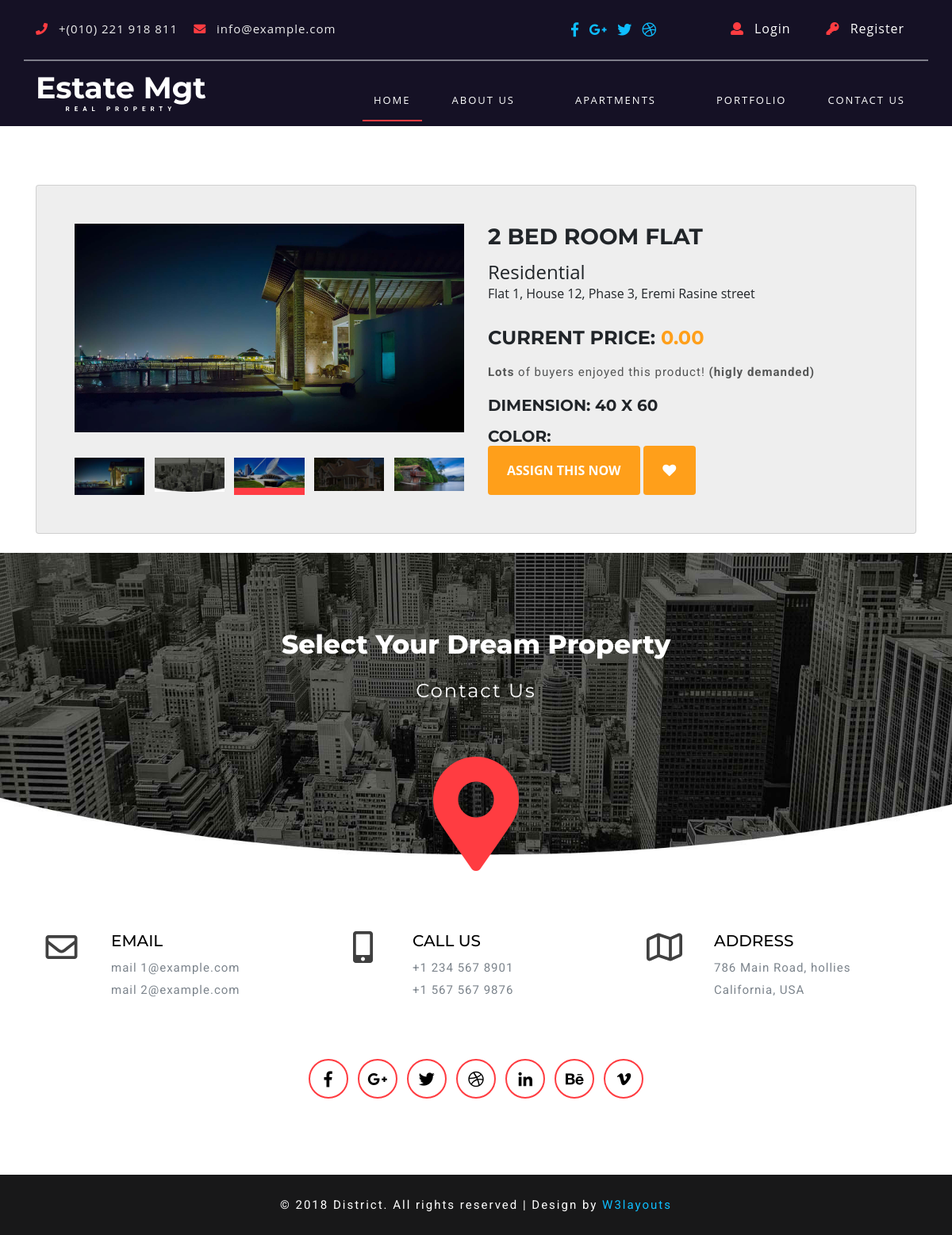
/apartments/apartment_detail/2/, run on the app's committed database.
### apartments/models.py (models this page shows, shortened)
class Apartment(models.Model):
    apartment_category = models.CharField(
        max_length=15, choices=ApartmentCategory)
    apartment_type = models.ForeignKey(ApartmentType, on_delete=models.CASCADE)
    price = models.DecimalField(
        decimal_places=2, default='00.00', max_digits=20)
    phase = models.IntegerField()
    street = models.ForeignKey(Street, on_delete=models.CASCADE)
    compound = models.CharField(max_length=100)
    flat_number = models.IntegerField()
    status = models.CharField(
        max_length=15, choices=ApartmentStatus, default='free')
    date_created = models.DateTimeField(auto_now_add=True)
    created_by = models.ForeignKey(User, on_delete=models.CASCADE)

class ApartmentType(models.Model):
    title = models.CharField(max_length=100, unique=True)
    description = models.TextField(blank=True, null=True)
    date_created = models.DateTimeField(auto_now_add=True)
    created_by = models.ForeignKey(User, on_delete=models.CASCADE)

class Street(models.Model):
    title = models.CharField(max_length=225)
    date_created = models.DateTimeField(auto_now_add=True)
    created_by = models.ForeignKey(User, on_delete=models.CASCADE)
    def __str__(self):
        return self.title

### apartments/views.py (the view)
def apartment_detail_view(request, id):
    apartment = Apartment.objects.get(id=id)
    context = {'apartment': apartment}
    return render(request, 'apartments/apartment_detail.html', context)

### templates/apartments/apartment_detail.html (shortened to what this page needs)
{% extends 'base.html' %}
{% block content %}
<link rel="stylesheet" href="/static/css/product_detail.css">
<div class="container">
  <div class="card">
    <div class="container-fliud">
      <div class="wrapper row">
        <div class="preview col-md-6">
          <div class="preview-pic tab-content">
            <div class="tab-pane active" id="pic-1"><img src="/static/images/1.jpg" /></div>
          </div>
          <ul class="preview-thumbnail nav nav-tabs">
            <li class="active"><a data-target="#pic-1" data-toggle="tab"><img src="/static/images/1.jpg" /></a></li>
            <li><a data-target="#pic-2" data-toggle="tab"><img src="/static/images/bg3.jpg" /></a></li>
            <li><a data-target="#pic-3" data-toggle="tab"><img src="/static/images/bb2.jpg" /></a></li>
            <li><a data-target="#pic-4" data-toggle="tab"><img src="/static/images/bg2.jpg" /></a></li>
            <li><a data-target="#pic-5" data-toggle="tab"><img src="/static/images/bg.jpg" /></a></li>
          </ul>
        </div>
        <div class="details col-md-6">
          <h3 class="product-title">{{apartment.apartment_type.title}}</h3>
          <div class="rating">
            <span style="font-size: x-large;" class="review-no">{{apartment.apartment_category|capfirst}}</span> <br>
            <span class="review-no">
              Flat {{apartment.flat_number}}, House {{apartment.compound}}, Phase {{apartment.phase}},
              {{apartment.street|capfirst}} street
            </span>
          </div>
          <h4 class="price">current price: <span>{{apartment.price}}</span></h4>
          <p class="vote"><strong>Lots</strong> of buyers enjoyed this product! <strong>(higly demanded)</strong></p>
          <h5 class="sizes">Dimension:
            40 X 60
          </h5>
          <h5 class="colors">color:
          </h5>
          <div class="action">
            <button class="add-to-cart btn btn-default" type="button">Assign this Now</button>
            <button class="like btn btn-default" type="button"><span class="fa fa-heart"></span></button>
          </div>
        </div>
      </div>
    </div>
  </div>
</div>
 <br>
{% endblock content %}

### templates/base.html (shortened to what this page needs)
<!DOCTYPE html>
<html lang="en">
<head>
    {% include 'base_files/css.html' %}
</head>
<body>
	{% include 'base_files/navbar.html' %}
    <br>
    {% block content %}
    {% endblock content %}
    {% include 'base_files/footer.html' %}
    {% include 'base_files/js.html' %}
</body>
</html>

### templates/base_files/css.html (shortened to what this page needs)
{% load static %}
<link rel="stylesheet" href="{% static 'css/bootstrap.css' %}">
<link rel="stylesheet" href="{% static 'css/style.css' %}" type="text/css" media="all" />
<link rel="stylesheet" href="{% static 'css/fontawesome-all.css' %}">

### templates/base_files/navbar.html (shortened to what this page needs)
<header style="background-color: rgba(21, 12, 51, 0.931);">
    <div class="header_topw3layouts_bar">
        <div class="container">
            <div class="row border-bottom py-lg-4 py-3">
                <div class="col-xl-7 col-lg-6 header_agileits_left">
                    <ul>
                        <li class="mr-3">
                            <i class="fas fa-phone mr-2"></i> +(010) 221 918 811</li>
                        <li>
                            <i class="fas fa-envelope mr-2"></i>
                            <a href="mailto:info@example.com">info@example.com</a>
                        </li>
                    </ul>
                </div>
                <div class="col-xl-5 col-lg-6 header_right text-center mt-lg-0 mt-2">
                    <div class="row">
                        <div class="col-4 w3social-icons">
                            <ul>
                                <li>
                                    <a href="#" class="rounded-circle">
                                        <i class="fab fa-facebook-f"></i>
                                    </a>
                                </li>
                                <li class="px-2">
                                    <a href="#" class="rounded-circle">
                                        <i class="fab fa-google-plus-g"></i>
                                    </a>
                                </li>
                                <li>
                                    <a href="#" class="rounded-circle">
                                        <i class="fab fa-twitter"></i>
                                    </a>
                                </li>
                                <li class="pl-2">
                                    <a href="#" class="rounded-circle">
                                        <i class="fab fa-dribbble"></i>
                                    </a>
                                </li>
                            </ul>
                        </div>
                        {% if request.user.is_authenticated %}
                        <div class="col-8 header-loginw3ls text-lg-right text-center">
                            <i class="fas fa-user mr-2"></i>
                            <a style="color: white;" class="dropdown-toggle" type="button"
                                data-bs-toggle="dropdown" aria-expanded="false"
                            >
                                {{request.user.email}}
                              </a>
                              <ul class="dropdown-menu">
                                <li>
                                    <a style="color: black;" class="dropdown-item" href="#" data-toggle="modal"
                                        data-target="#changePassword">
                                        Change Password
                                    </a>
                                </li>
                                <li><hr class="dropdown-divider"></li>
                                <li><a style="color: black;" class="dropdown-item" href="{% url 'auth_logout' %}">Logout</a></li>
                              </ul>
                        </div>
                        {% else %}
                        <div class="col-4 header-loginw3ls text-lg-right text-center">
                            <a href="#" class="log" data-toggle="modal" data-target="#exampleModalCenter1">
                                <i class="fas fa-user mr-2"></i> Login
                            </a>
                        </div>
                        <div class="col-4 header-loginw3ls">
                            <a href="{% url 'auth_register' %}" class="log" data-toggle="modal" data-target="#exampleModalCenter2">
                                <i class="fas fa-key mr-2"></i> Register
                            </a>
                        </div>
                        {% endif %}
                    </div>
                </div>
            </div>
            <nav class="navbar navbar-expand-lg navbar-light bg-light">
                <a class="navbar-brand" href="{% url 'home' %}">Estate Mgt
                    <span>Real Property</span>
                </a>
                <div class="collapse navbar-collapse" id="navbarSupportedContent">
                    <ul class="navbar-nav ml-auto">
                        <li class="nav-item active">
                            <a class="nav-link" href="{% url 'home' %}">Home
                            </a>
                        </li>
                        <li class="nav-item mx-xl-4 mx-lg-3 my-lg-0 my-3">
                            <a class="nav-link" href="{% url 'about_us' %}">About Us</a>
                        </li>
                        <li class="nav-item mx-xl-4 mx-lg-3 my-lg-0 my-3">
                            <a class="nav-link" href="{% url 'apartment_list' %}">Apartments</a>
                        </li>
                        <li class="nav-item mx-xl-4 mx-lg-3 my-lg-0 my-3">
                            <a class="nav-link" href="">Portfolio</a>
                        </li>
                        <li class="nav-item">
                            <a class="nav-link" href="{% url 'contact_us' %}">Contact Us</a>
                        </li>
                    </ul>
                </div>
            </nav>
        </div>
    </div>
</header>

### templates/base_files/footer.html
<div class="footer-top py-5 text-center">
    <div class="container py-xl-5 py-lg-3">
        <h2 class="text-white mb-4">Select Your Dream Property</h2>
        <h5 class="text-white mb-sm-5 mb-4 pb-sm-5 pb-4">Contact Us</h5>
        <i class="fas fa-map-marker-alt"></i>
    </div>
</div>
<div class="footer py-5 text-center">
    <div class="container py-xl-5 py-lg-3">
        <div class="address row mb-4">
            <div class="col-lg-4 address-grid">
                <div class="row address-info">
                    <div class="col-md-3 address-left text-center">
                        <i class="far fa-envelope"></i>
                    </div>
                    <div class="col-md-9 address-right text-left">
                        <h6 class="ad-info text-uppercase mb-2">Email</h6>
                        <p>
                            <a href="mailto:example@email.com"> mail 1@example.com</a>
                        </p>
                        <p>
                            <a href="mailto:example@email.com"> mail 2@example.com</a>
                        </p>
                    </div>
                </div>
            </div>
            <div class="col-lg-4 address-grid my-lg-0 my-4">
                <div class="row address-info">
                    <div class="col-md-3 address-left text-center">
                        <i class="fas fa-mobile-alt"></i>
                    </div>
                    <div class="col-md-9 address-right text-left">
                        <h6 class="ad-info text-uppercase mb-2">call us</h6>
                        <p>+1 234 567 8901</p>
                        <p>+1 567 567 9876</p>
                    </div>
                </div>
            </div>
            <div class="col-lg-4 address-grid">
                <div class="row address-info">
                    <div class="col-md-3 address-left text-center">
                        <i class="far fa-map"></i>
                    </div>
                    <div class="col-md-9 address-right text-left">
                        <h6 class="ad-info text-uppercase mb-2">Address</h6>
                        <p> 786 Main Road, hollies</p>
                        <p> California, USA</p>
                    </div>
                </div>
            </div>
        </div>
        <div class="w3social-icons-footer text-center pt-sm-5 pt-3">
            <ul>
                <li>
                    <a href="#" class="rounded-circle">
                        <i class="fab fa-facebook-f"></i>
                    </a>
                </li>
                <li class="px-2">
                    <a href="#" class="rounded-circle">
                        <i class="fab fa-google-plus-g"></i>
                    </a>
                </li>
                <li>
                    <a href="#" class="rounded-circle">
                        <i class="fab fa-twitter"></i>
                    </a>
                </li>
                <li class="px-2">
                    <a href="#" class="rounded-circle">
                        <i class="fab fa-dribbble"></i>
                    </a>
                </li>
                <li>
                    <a href="#" class="rounded-circle">
                        <i class="fab fa-linkedin-in"></i>
                    </a>
                </li>
                <li class="px-2">
                    <a href="#" class="rounded-circle">
                        <i class="fab fa-behance"></i>
                    </a>
                </li>
                <li class="">
                    <a href="#" class="rounded-circle">
                        <i class="fab fa-vimeo-v"></i>
                    </a>
                </li>
            </ul>
        </div>
    </div>
</div>
<div class="copy_right py-4 text-center">
    <p class="text-white">© 2018 District. All rights reserved | Design by
        <a href="http://w3layouts.com/">W3layouts</a>
    </p>
</div>

### templates/base_files/js.html (shortened to what this page needs)
{% load static %}
	<link rel="stylesheet" href="{% static 'css/flexslider.css' %}" type="text/css" media="screen" property="" />

### static/css/style.css (style rules this page uses)
body { padding: 0; margin: 0; background: #fff; font-family: "Roboto", sans-serif; }
body a { transition: 0.5s all; -webkit-transition: 0.5s all; -moz-transition: 0.5s all; -o-transition: 0.5s all; -ms-transition: 0.5s all; text-decoration: none; }
h1, h2, h3, h4, h5, h6 { margin: 0; padding: 0; font-family: "Montserrat", sans-serif; }
p { margin: 0; padding: 0; font-size: 15px; letter-spacing: 1px; line-height: 1.9; color: #555656; font-family: "Roboto", sans-serif; }
ul, ol { margin: 0; padding: 0; }
.header_topw3layouts_bar { background: rgba(4, 4, 4, 0.45); }
.header_agileits_left ul li, .header_agileits_left ul li a { display: inline-block; font-size: 15px; color: #eee; letter-spacing: 1px; }
.header_agileits_left ul li i, .header-loginw3ls i { color: #ff3c41; }
.header_right a { color: #fff; font-size: 16px; letter-spacing: 1px; }
.w3social-icons ul li { display: inline-block; }
.w3social-icons ul li a { color: #0ebeff; font-size: 18px; }
.header_topw3layouts_bar .border-bottom { border-bottom: 2px solid rgba(222, 226, 230, 0.52) !important; }
.bg-light { background-color: transparent !important; padding: 0; }
.navbar-light .navbar-nav .nav-link { color: #fff; letter-spacing: 2px; font-size: 13px; padding: 0 14px 15px; text-transform: uppercase; }
.navbar-light .navbar-nav .show > .nav-link, .navbar-light .navbar-nav .active > .nav-link, .navbar-light .navbar-nav .nav-link.show, .navbar-light .navbar-nav .nav-link.active { color: #fff; border-bottom: 2px solid #ff3c41; }
.navbar-light .navbar-brand { color: #fff; font-size: 38px; font-family: "Montserrat", sans-serif; margin: 0 0 10px; font-weight: bold; }
a.navbar-brand span { display: block; font-size: 8px; font-family: "Roboto", sans-serif; letter-spacing: 6px; text-align: center; margin-top: -7px; text-transform: uppercase; }
ul.navbar-nav.ml-auto { margin-top: 34px; }
.footer-top { background: url(../images/bg3.jpg) no-repeat bottom; background-size: cover; -webkit-background-size: cover; -moz-background-size: cover; -o-background-size: cover; -ms-background-size: cover; position: relative; }
.footer-top h2 { font-weight: 800; font-size: 33px; }
.footer-top h5 { font-size: 24px; font-weight: 400; letter-spacing: 2px; }
.footer-top i { color: #ff3c41; font-size: 9em; position: absolute; left: 0; right: 0; bottom: -20px; }
.address-right h6 { font-size: 20px; color: #000; }
.address-grid i { font-size: 40px; color: #404040; }
.address-right p, .address-right p a { color: #7c848c; }
.w3social-icons-footer ul li { display: inline-block; }
.w3social-icons-footer ul li a { color: #000; font-size: 20px; display: block; width: 50px; height: 50px; text-align: center; line-height: 2.4; border: 2px solid #ff3c41; }
.copy_right { background: #181819; }
.copy_right p { letter-spacing: 2px; }
.copy_right p a { color: #0ebeff; }

### data on the page
Apartment: apartment_type "2 BED ROOM FLAT", apartment_category "Residential", flat_number "1", compound "12", phase "3", street "Eremi Rasine", price "0.00"
